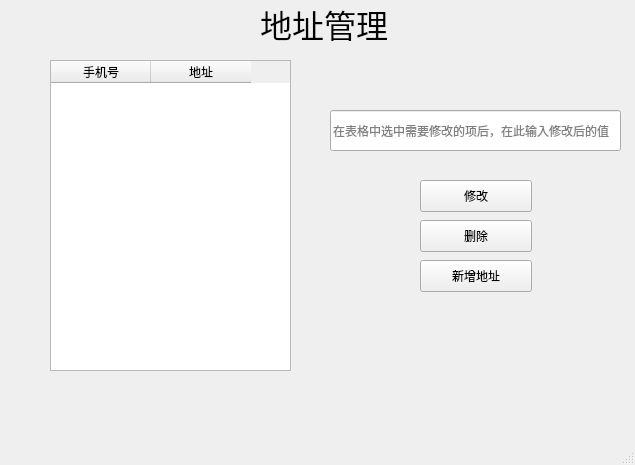
<?xml version="1.0" encoding="UTF-8"?>
<ui version="4.0">
 <class>MainWindow</class>
 <widget class="QMainWindow" name="MainWindow">
  <property name="geometry">
   <rect>
    <x>0</x>
    <y>0</y>
    <width>635</width>
    <height>465</height>
   </rect>
  </property>
  <property name="windowTitle">
   <string>MainWindow</string>
  </property>
  <widget class="QWidget" name="centralwidget">
   <widget class="QLabel" name="label">
    <property name="geometry">
     <rect>
      <x>260</x>
      <y>0</y>
      <width>131</width>
      <height>41</height>
     </rect>
    </property>
    <property name="text">
     <string>&lt;html&gt;&lt;head/&gt;&lt;body&gt;&lt;p&gt;&lt;span style=&quot; font-size:24pt;&quot;&gt;地址管理&lt;/span&gt;&lt;/p&gt;&lt;/body&gt;&lt;/html&gt;</string>
    </property>
   </widget>
   <widget class="QTableWidget" name="tableWidget">
    <property name="geometry">
     <rect>
      <x>50</x>
      <y>60</y>
      <width>241</width>
      <height>311</height>
     </rect>
    </property>
    <property name="editTriggers">
     <set>QAbstractItemView::NoEditTriggers</set>
    </property>
    <property name="selectionBehavior">
     <enum>QAbstractItemView::SelectItems</enum>
    </property>
    <column>
     <property name="text">
      <string>手机号</string>
     </property>
    </column>
    <column>
     <property name="text">
      <string>地址</string>
     </property>
    </column>
   </widget>
   <widget class="QPushButton" name="pushButton_delete">
    <property name="geometry">
     <rect>
      <x>420</x>
      <y>220</y>
      <width>112</width>
      <height>32</height>
     </rect>
    </property>
    <property name="focusPolicy">
     <enum>Qt::StrongFocus</enum>
    </property>
    <property name="text">
     <string>删除</string>
    </property>
    <property name="icon">
     <iconset>
      <normalon>:/icon/shanchu.png</normalon>
     </iconset>
    </property>
   </widget>
   <widget class="QPushButton" name="pushButton_update">
    <property name="geometry">
     <rect>
      <x>420</x>
      <y>180</y>
      <width>112</width>
      <height>32</height>
     </rect>
    </property>
    <property name="focusPolicy">
     <enum>Qt::WheelFocus</enum>
    </property>
    <property name="text">
     <string>修改</string>
    </property>
    <property name="icon">
     <iconset>
      <normalon>:/icon/insert.png</normalon>
     </iconset>
    </property>
    <property name="shortcut">
     <string>Return</string>
    </property>
   </widget>
   <widget class="QLineEdit" name="lineEdit">
    <property name="geometry">
     <rect>
      <x>330</x>
      <y>110</y>
      <width>291</width>
      <height>41</height>
     </rect>
    </property>
    <property name="placeholderText">
     <string>在表格中选中需要修改的项后，在此输入修改后的值</string>
    </property>
   </widget>
   <widget class="QPushButton" name="pushButton_add">
    <property name="geometry">
     <rect>
      <x>420</x>
      <y>260</y>
      <width>112</width>
      <height>32</height>
     </rect>
    </property>
    <property name="focusPolicy">
     <enum>Qt::StrongFocus</enum>
    </property>
    <property name="text">
     <string>新增地址</string>
    </property>
    <property name="icon">
     <iconset>
      <normalon>:/icon/zengjia.png</normalon>
     </iconset>
    </property>
   </widget>
  </widget>
  <widget class="QMenuBar" name="menubar">
   <property name="geometry">
    <rect>
     <x>0</x>
     <y>0</y>
     <width>635</width>
     <height>22</height>
    </rect>
   </property>
  </widget>
  <widget class="QStatusBar" name="statusbar"/>
 </widget>
 <resources>
  <include location="../resource/resource.qrc"/>
 </resources>
 <connections/>
</ui>
